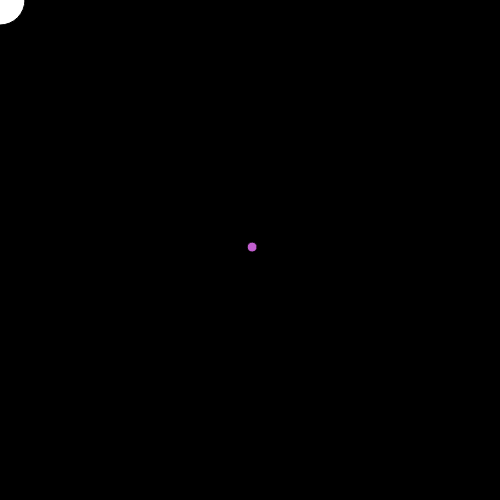
Frame 1 (no input)
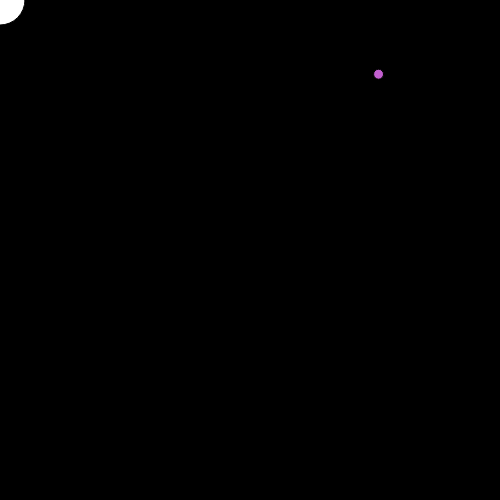
Frame 60 (no input)
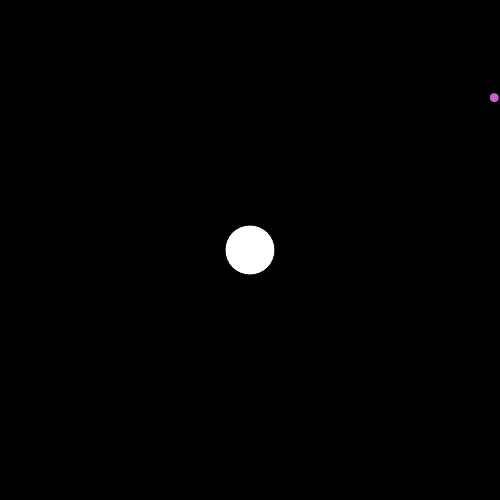
Frame 120 (the mouse pressed at the canvas centre since frame 60)

The p5.js sketch that drew these frames (run headless with seeded random() and noise() and a simulated clock; from frame 60 on, the mouse is pressed at the canvas centre):

// p5.js sketch
// ── sketch.js
// global variables
var mouseRadius = 50;
var arraySize = 0;
// array for dots
let dotArray = [];
let canvasSize = 500;
let maxArraySize = 200;

function setup() {
  createCanvas(canvasSize, canvasSize); // canvas size
  createDot(canvasSize / 2, canvasSize / 2);
}
// creates dot object
function createDot(x, y)
{
  
  dot = {
          x: x,
          y: y,
          radius: 10,
          deltaX: random(-5,5),
          deltaY: random(-5,5),
          lastCollisionTime: millis(),
          dotFillR: random(10,255),
          dotFillG: random(10,255),
          dotFillB: random(10,255),
        }
  dotArray.push(dot);
  
  // stops dots from spawning if max array size is reached
  if (arraySize < maxArraySize) 
  {
    arraySize += 1;
  }
}



function draw() {
  background(0); // canvas colour (black)
  
  for (let i = 0; i < arraySize; i++) 
  {
      let currentDot = dotArray[i];
    
      let wallCollision = checkForWallCollision(currentDot);

      if (wallCollision == false)
      {
          mouseCollision = checkForMouseCollision(currentDot);
      
          if (mouseCollision == true) 
          {
              changeSize(currentDot);
              changeColour(currentDot);
            
              if (keyIsDown(SHIFT)) 
              {
                createDot(currentDot.x, currentDot.y);
              }
              else if (keyIsDown(CONTROL)) 
              {
                removeDot(i);
                arraySize -= 1;
                break;
              }
            
              
          }
      }

      // draws dot and mouse circle
      move(dotArray[i]);
    
      fill(currentDot.dotFillR, currentDot.dotFillG, currentDot.dotFillB);
      circle(currentDot.x, currentDot.y, currentDot.radius);
    
      fill(255,255,255);
      circle(mouseX, mouseY, mouseRadius);
  }
  
}

// function that checks collision with wall
function checkForWallCollision(dot) 
{
    let wallCollision = false;
  
    if (dot.x < 0 || dot.x > width) 
    {
        wallCollision = true;
        dot.deltaX *= -1;
    } 
    else if (dot.y < 0 || dot.y > height) 
    {
        wallCollision = true;
        dot.deltaY *= -1;
    }

    // returns true if collision with wall is true
    return wallCollision;
}


// function that checks collision of dot with mouse circle
function checkForMouseCollision(dot) 
{
  
    let mouseCollision = false;
    
    let currentTime = millis();
    let lastCollisionTime = dot.lastCollisionTime;
    
    if (currentTime - lastCollisionTime > 250) 
    {
        var d = dist(dot.x, dot.y, mouseX, mouseY);

        if (d < dot.radius + mouseRadius-30) 
        {
            mouseCollision = true;
            dot.lastCollisionTime = millis();
        }
    }
  
    if (mouseCollision == true) 
    {
      dot.deltaX *= -1;
      dot.deltaY *= -1;
    }
    return mouseCollision;
}

// function to increment position of dot every frame (velocity)
function move(dot) 
{
  dot.x += dot.deltaX;
  dot.y += dot.deltaY;
}

// changes colour of dots
function changeColour(dot) 
{
  dot.dotFillR = random(1,255);
  dot.dotFillG = random(1,255);
  dot.dotFillB = random(1,255);
}

// changes size of dots
function changeSize(dot) 
{
  dot.radius = random(5,20)
}

function removeDot(index) 
{
  dotArray.splice(index, 1);
}
